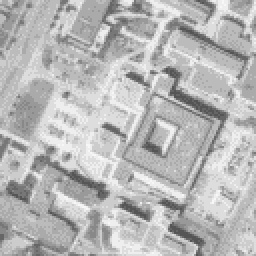
%> input picture Image-Processing-Using-MATLAB/Histograms/roof.gif, 128 x 128 px (shown 2 times larger)
$ octave contrast_stretchingMain.m   (GNU Octave 9; MATLAB toolbox functions it lacks are replaced by stand-ins)
%> lines starting %> are read from the running program, lines starting %| are printed output that depends on the picture
### Image-Processing-Using-MATLAB/Histograms/getHistogram.m
function result=getHistogram(inputImage)
    %tempInput=[8,7,9,11;8,8,7,6;8,8,11,10;10,10,9,8];
    %result=zeros(1,12);
    %[height,width]=size(tempInput);

    result=(zeros(1,256));
    [height,width]=size(inputImage);
    for i=1:height
        for j=1:width
            index=uint16(inputImage(i,j))+1;
            result(1,index)=result(1,index)+1;
            %result(1,uint16(inputImage(i,j)+1))=result(1,uint16(inputImage(i,j)+1))+1;
            %result(1,tempInput(i,j)+1)=result(1,tempInput(i,j)+1)+1;
        end
    end
end

### Image-Processing-Using-MATLAB/Histograms/getNormalizedHistogram.m
function result=getNormalizedHistogram(inputImage)
    %tempInput=[8,7,9,11;8,8,7,6;8,8,11,10;10,10,9,8];
    %result=getHistogram(tempInput);
    result=getHistogram(inputImage);
    %maxFrequency=max(result);
    %result(:,:)=result(:,:)/maxFrequency;
    result(:,:)=result(:,:)/sum(result);
end

### Image-Processing-Using-MATLAB/Histograms/doContrastStretching.m
function result=doContrastStretching(inputImage,m,n)
    result=int64(inputImage);
    a=min(min(result));
    b=max(max(result));
    for i=1:size(result,1)
        for j=1:size(result,2)
            result(i,j)=m+((n-m)/(b-a))*(result(i,j)-a);
        end
    end
    result=uint8(result);
end

### Image-Processing-Using-MATLAB/Histograms/contrast_stretchingMain.m
%ip=imread('screen.bmp');
%gry=convertToGray(ip);
gry=imread('roof.gif');
%> gry is the input picture: size 128x128 uint8; min 85, max 247, mean 183.5
gryHist=getNormalizedHistogram(gry);
%> after the loop in getHistogram, `for i=1:height`: result = 256 values, max 3935 at index 188, min 0 at index 1, mean 64
%> gryHist = 256 values, max 0.24 at index 188, min 0 at index 1, mean 0.00391
opImg=doContrastStretching(gry,10,170);
%> in doContrastStretching, `a=min(min(result));`: a = 85
%> in doContrastStretching, `b=max(max(result));`: b = 247
%> after the loop in doContrastStretching, `for i=1:size(result,1)`:
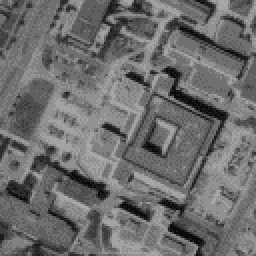
%> result: size 128x128 int64 (shown 2 times larger); min 10, max 172, mean 108.5
opHist=getNormalizedHistogram(opImg);
%> opHist = 256 values, max 0.24 at index 113, min 0 at index 1, mean 0.00391
subplot(2,2,1),imshow(gry);
subplot(2,2,2),plot(gryHist);
subplot(2,2,3),imshow(opImg);
subplot(2,2,4),plot(opHist);
%> after `plot(opHist)`:
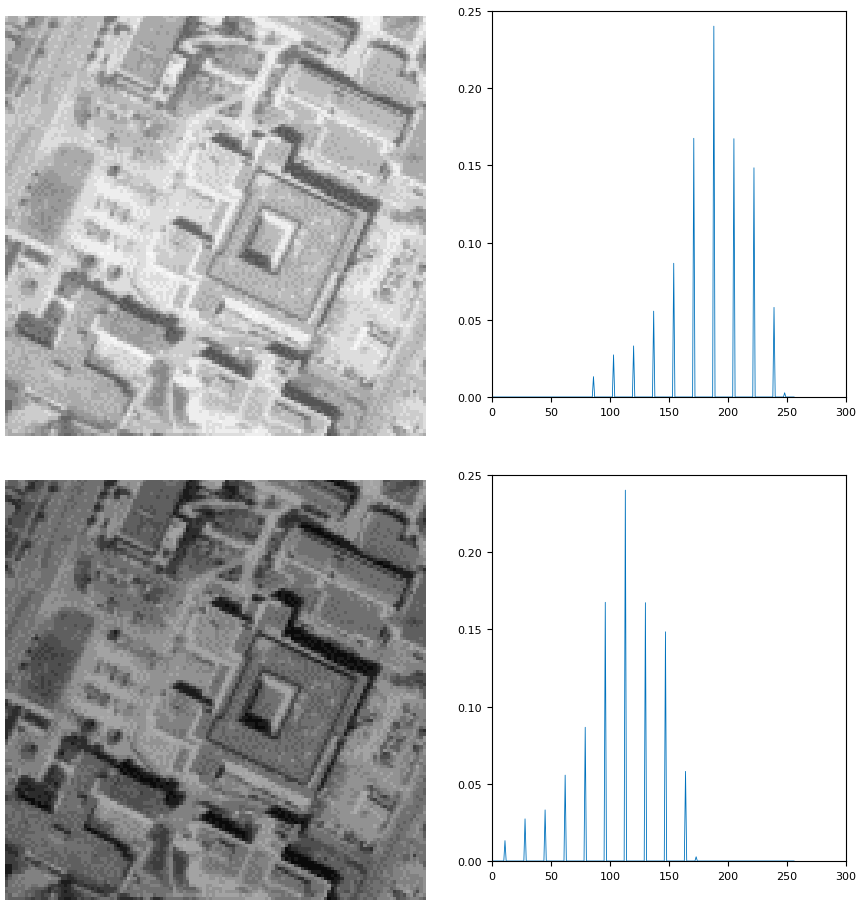
%> figure redrawn from the program's plot data, 4 panels

$ run again, with Image-Processing-Using-MATLAB/Histograms/cat.png saved as Image-Processing-Using-MATLAB/Histograms/roof.gif
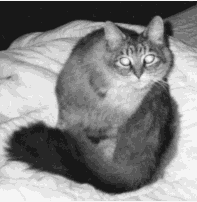
%> input picture Image-Processing-Using-MATLAB/Histograms/cat.png, 197 x 202 px
%> after the loop in getHistogram, `for i=1:height`: result = 256 values, max 6028 at index 1, min 0 at index 16, mean 155.4
%> gryHist = 256 values, max 0.151 at index 1, min 0 at index 16, mean 0.00391
%> a = 0
%> b = 14
%> after the loop in doContrastStretching, `for i=1:size(result,1)`:
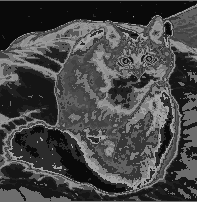
%> result: size 202x197 int64; min 10, max 164, mean 70.2
%> opHist = 256 values, max 0.151 at index 11, min 0 at index 1, mean 0.00391
%> `plot(opHist)`:
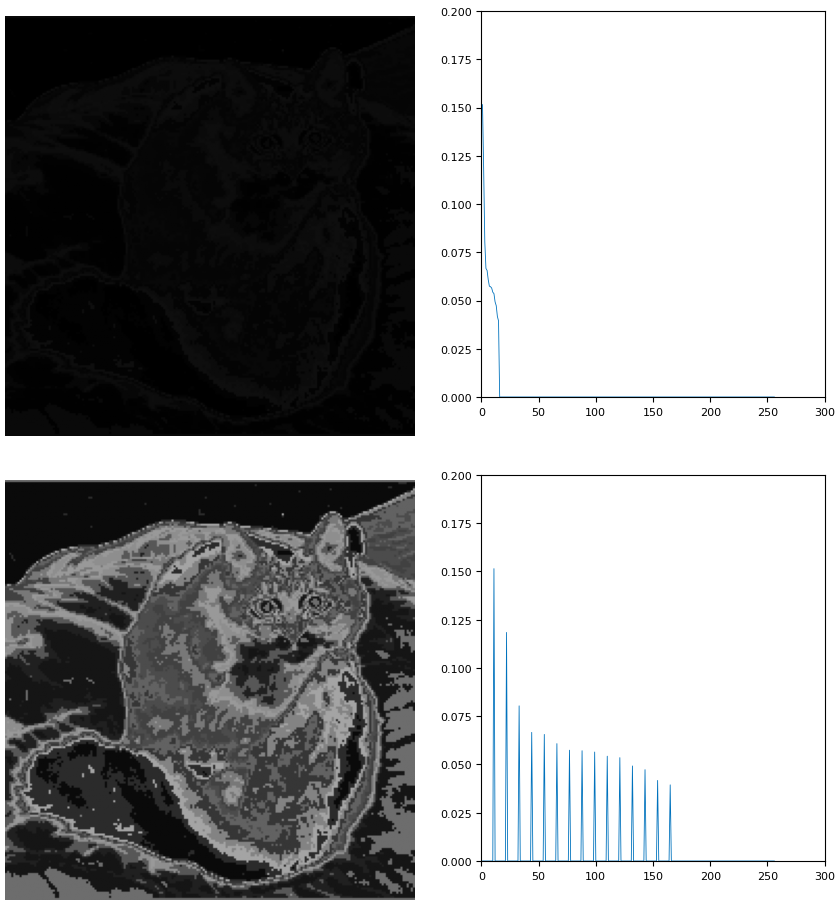
%> figure redrawn from the program's plot data, 4 panels
